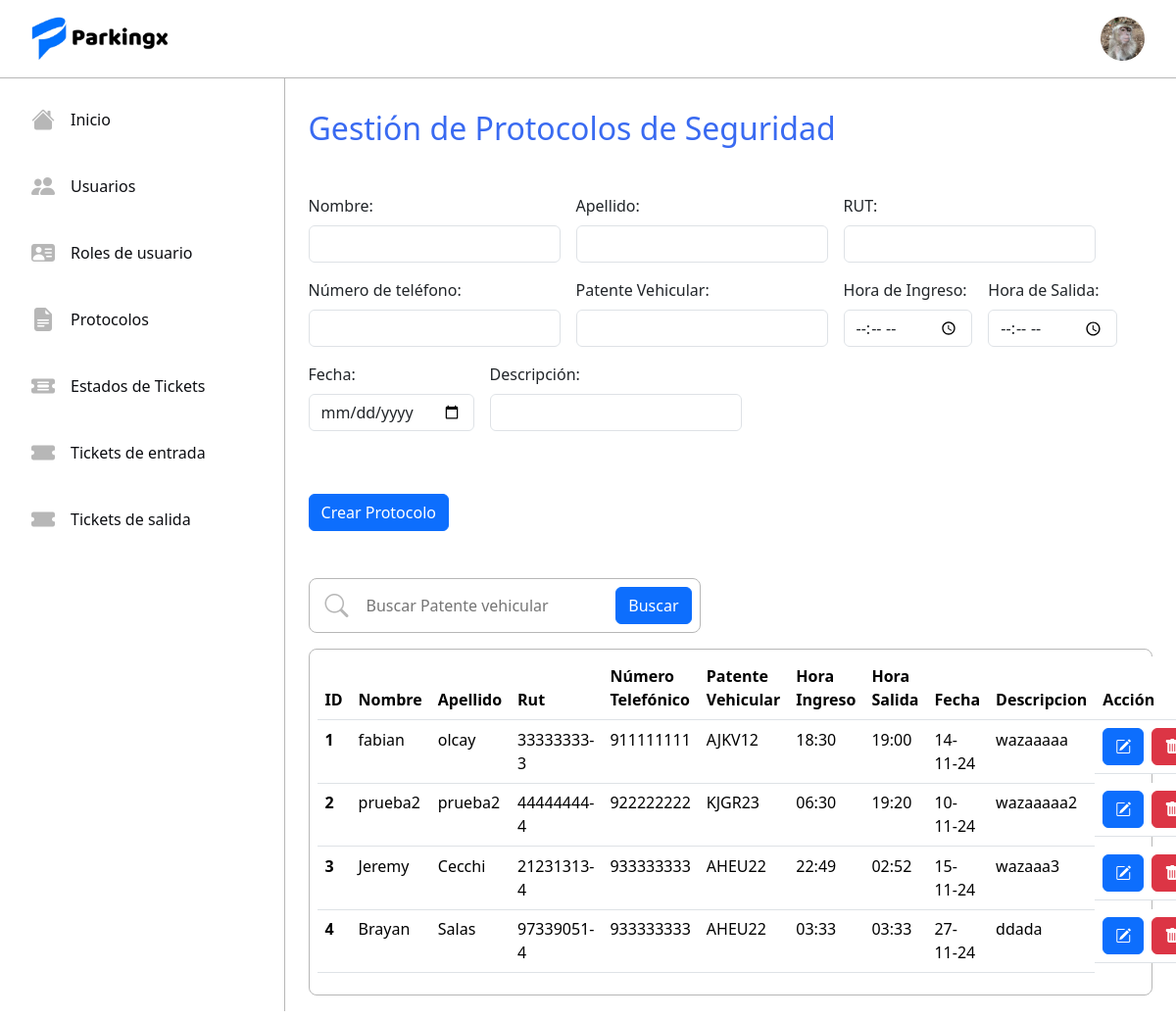
Page /protocolos/ (signed in) on the earlier database version.
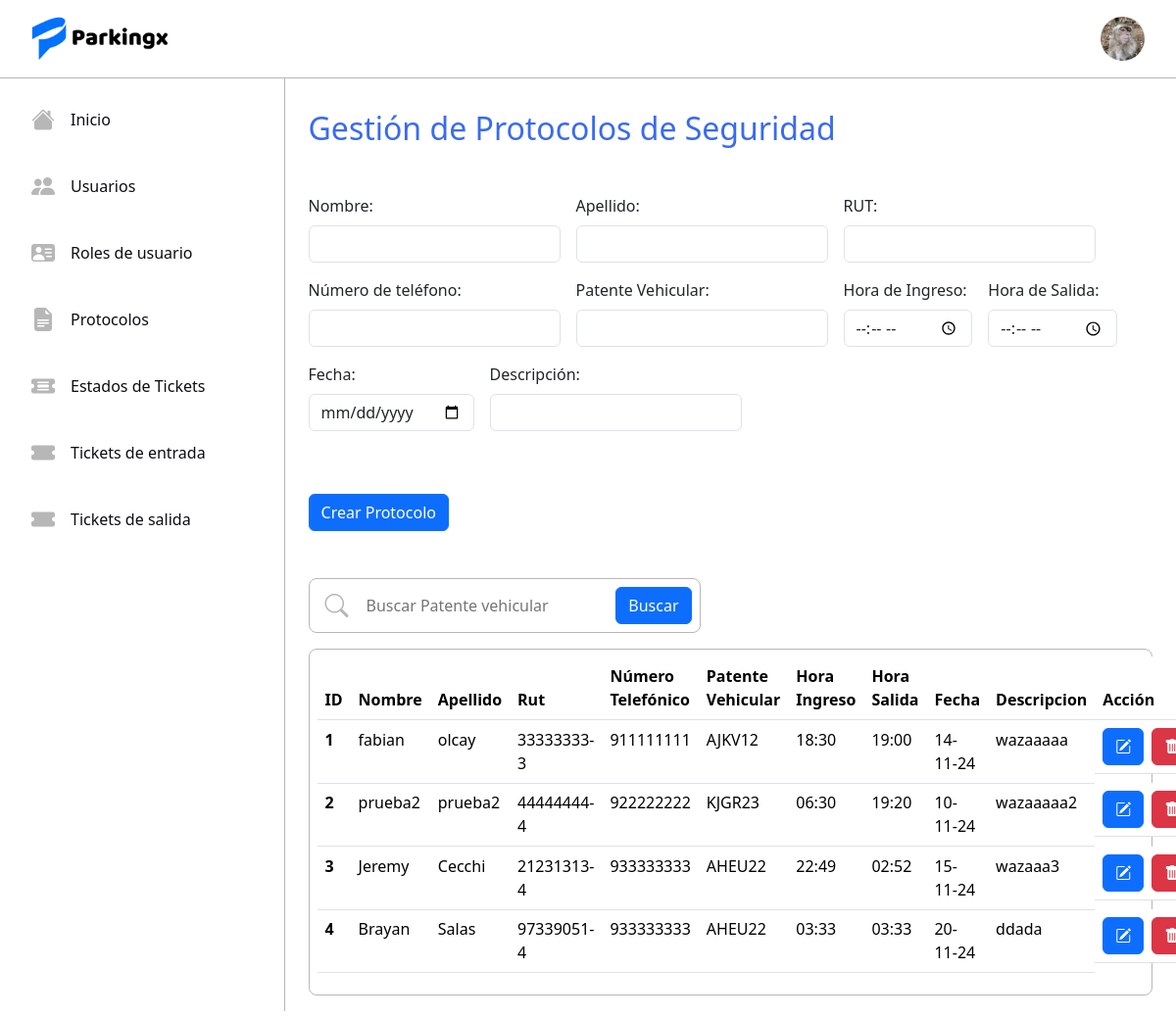
Same page on the later database version.
### tickets/models.py (models this page shows, shortened)
class Protocolo(models.Model):
    name = models.CharField(max_length=45)
    last_name = models.CharField(max_length=45)
    rut = models.CharField(max_length=10, unique=True)
    number = PhoneNumberField(region="CL", blank=False, null=True)
    patente = models.CharField(max_length=6)
    hora_ingreso = models.TimeField()
    hora_salida = models.TimeField()
    date = models.DateField()
    description = models.TextField(max_length=45)

### tickets/views.py (the view, shortened to what this page needs)
# urls.py: path('protocolos/', CreateProtocolo.as_view(), name='protocolos'),
@method_decorator(login_required, name='dispatch')
class CreateProtocolo(UserPassesTestMixin, CreateView):
    model = Protocolo
    form_class = ProtocoloForm
    template_name = 'tickets/protocolos/protocolo.html'
    success_url = reverse_lazy('protocolos')
    context_object_name = 'protocolos'
    def get_queryset(self):
        return Protocolo.objects.all()
    def test_func(self):
        rol = self.request.user.rol.name
        return rol in ['root', 'Administrador']
    def get_context_data(self, **kwargs):
        context = super().get_context_data(**kwargs)
        context['protocolos'] = self.get_queryset()  # Pasa los protocolos al contexto
        if self.request.method != 'POST':
            context['form'] = self.get_form()
        return context

### tickets/templates/tickets/protocolos/protocolo.html (shortened to what the changed rows need)
{% extends 'tickets/base.html' %}
{% block content %}
<div class="p-4">
    <h2 class="my-2 blue-sys">Gestión de Protocolos de Seguridad</h2>
    {% if protocolos %}
        <div class="border-table mt-3">
            <table class="table">
                <thead>
                    <tr>
                        <th scope="col">ID</th>
                        <th scope="col">Nombre</th>
                        <th scope="col">Apellido</th>
                        <th scope="col">Rut</th>
                        <th scope="col">Número Telefónico</th>
                        <th scope="col">Patente Vehicular</th>
                        <th scope="col">Hora Ingreso</th>
                        <th scope="col">Hora Salida</th>
                        <th scope="col">Fecha</th>
                        <th scope="col">Descripcion</th>
                        <th scope="col">Acción</th>
                    </tr>
                </thead>
                <tbody>
                    {% for p in protocolos %}
                    <tr>
                        <th scope="row">{{ p.id }}</th>
                        <td>{{ p.name }}</td>
                        <td>{{ p.last_name }}</td>
                        <td>{{ p.rut }}</td>
                        <td>{{ p.number }}</td>
                        <td>{{ p.patente }}</td>
                        <td>{{ p.hora_ingreso }}</td>
                        <td>{{ p.hora_salida }}</td>
                        <td>{{ p.date|date:"d-m-y" }}</td>
                        <td>{{ p.description }}</td>
                        <td class="d-flex gap-2">
                            <a href="{% url 'protocoloUpdate' p.id %}" class="btn btn-primary"><i class="bi bi-pencil-square"></i></a>
                            <a href="{% url 'protocoloDelete' p.id %}" class="btn btn-danger"><i class="bi bi-trash-fill"></i></a>
                        </td>
                    <tr>
                    {% endfor %}
                </tbody>
            </table>
        </div>
    {% else %}
        <h4>No existen Protocolos registrados...</h4>
    {% endif %}
    </div>
{% endblock %}

Differences in the rows shown:
changed Protocolo "Brayan": date "27-11-24" → "20-11-24"
